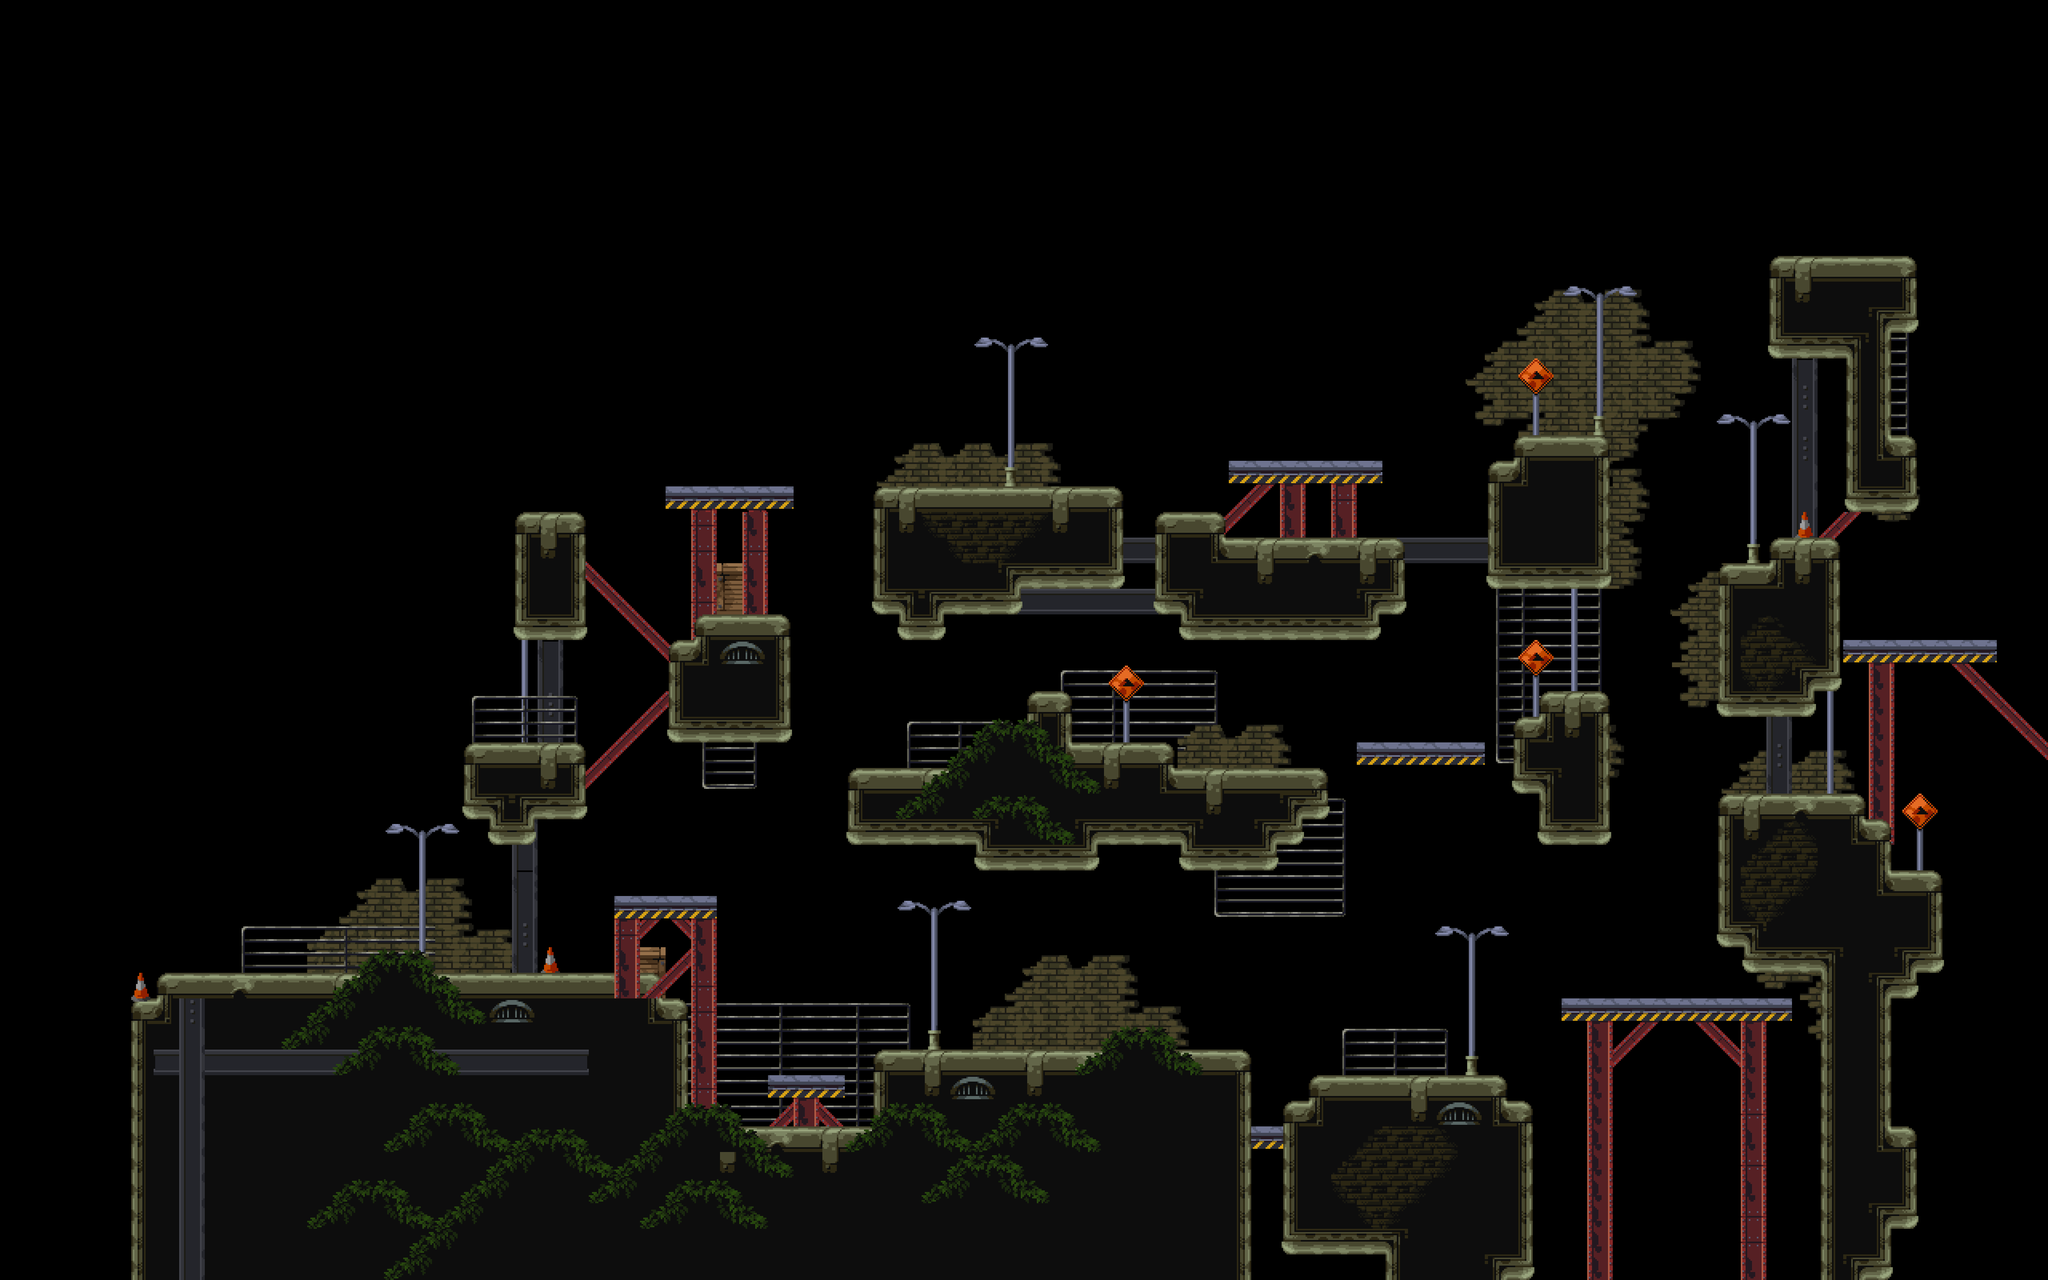

A level layout from a 2D game, rendered from its tile map. Below: a short description, then the map file with tile-grid data replaced by summaries:
An orthogonal 80x50 tile map with 64x64 px tiles, 5 tile layers (BG, BG Detail, Level, FG Detail Bottom, ...), 3 tilesets and 21 objects (14x Enemy, 4x Border, 2x Platform, Player).

<map version="1.8" tiledversion="1.8.6" orientation="orthogonal" renderorder="right-down" width="80" height="50" tilewidth="64" tileheight="64" infinite="0" nextlayerid="10" nextobjectid="29">
 <tileset firstgid="1" source="tiles_out.tsx" />
 <tileset firstgid="326" source="fg_sky.tsx" />
 <tileset firstgid="853" source="Platforms.tsx" />
 <layer id="2" name="BG" width="80" height="50">
  <data>[4000 cells, 619 non-empty, 68 distinct tile ids]</data>
 </layer>
 <layer id="4" name="BG Detail" width="80" height="50">
  <data>[4000 cells, 522 non-empty, 131 distinct tile ids]</data>
 </layer>
 <layer id="1" name="Level" width="80" height="50">
  <data>[4000 cells, 432 non-empty, 38 distinct tile ids]</data>
 </layer>
 <layer id="3" name="FG Detail Bottom" width="80" height="50">
  <data>[4000 cells, 203 non-empty, 45 distinct tile ids]</data>
 </layer>
 <layer id="5" name="FG Detail Top" width="80" height="50">
  <data>[4000 cells, 145 non-empty, 37 distinct tile ids]</data>
 </layer>
 <objectgroup id="9" name="Platforms">
  <object id="19" name="Platform" gid="854" x="1517.33" y="2112" width="94" height="56" />
  <object id="22" name="Border" x="1412.58" y="2116.33" width="274.667" height="56" />
  <object id="23" name="Border" x="1509.91" y="1382" width="176" height="26.6667" />
  <object id="24" name="Border" x="4067.25" y="2368.67" width="176" height="37.3333" />
  <object id="26" name="Border" x="4084.58" y="943.333" width="201.333" height="60" />
  <object id="27" name="Platform" gid="853" x="4066.67" y="2350.67" width="192" height="56" />
 </objectgroup>
 <objectgroup id="7" name="Entities">
  <object id="1" name="Player" x="687.333" y="2251.33">
   <point />
  </object>
  <object id="3" name="Enemy" x="1479.5" y="2351.5">
   <point />
  </object>
  <object id="4" name="Enemy" x="1377" y="1775">
   <point />
  </object>
  <object id="5" name="Enemy" x="1795" y="1433">
   <point />
  </object>
  <object id="6" name="Enemy" x="1389" y="1199">
   <point />
  </object>
  <object id="8" name="Enemy" x="2337" y="1131">
   <point />
  </object>
  <object id="10" name="Enemy" x="3153" y="1081">
   <point />
  </object>
  <object id="11" name="Enemy" x="3885" y="1007">
   <point />
  </object>
  <object id="12" name="Enemy" x="4371" y="1319">
   <point />
  </object>
  <object id="13" name="Enemy" x="3923" y="1661">
   <point />
  </object>
  <object id="14" name="Enemy" x="4357" y="1909">
   <point />
  </object>
  <object id="15" name="Enemy" x="3609" y="2591">
   <point />
  </object>
  <object id="16" name="Enemy" x="2275" y="2541">
   <point />
  </object>
  <object id="17" name="Enemy" x="2893" y="2541">
   <point />
  </object>
  <object id="28" name="Enemy" x="2438" y="1832">
   <point />
  </object>
 </objectgroup>
</map>